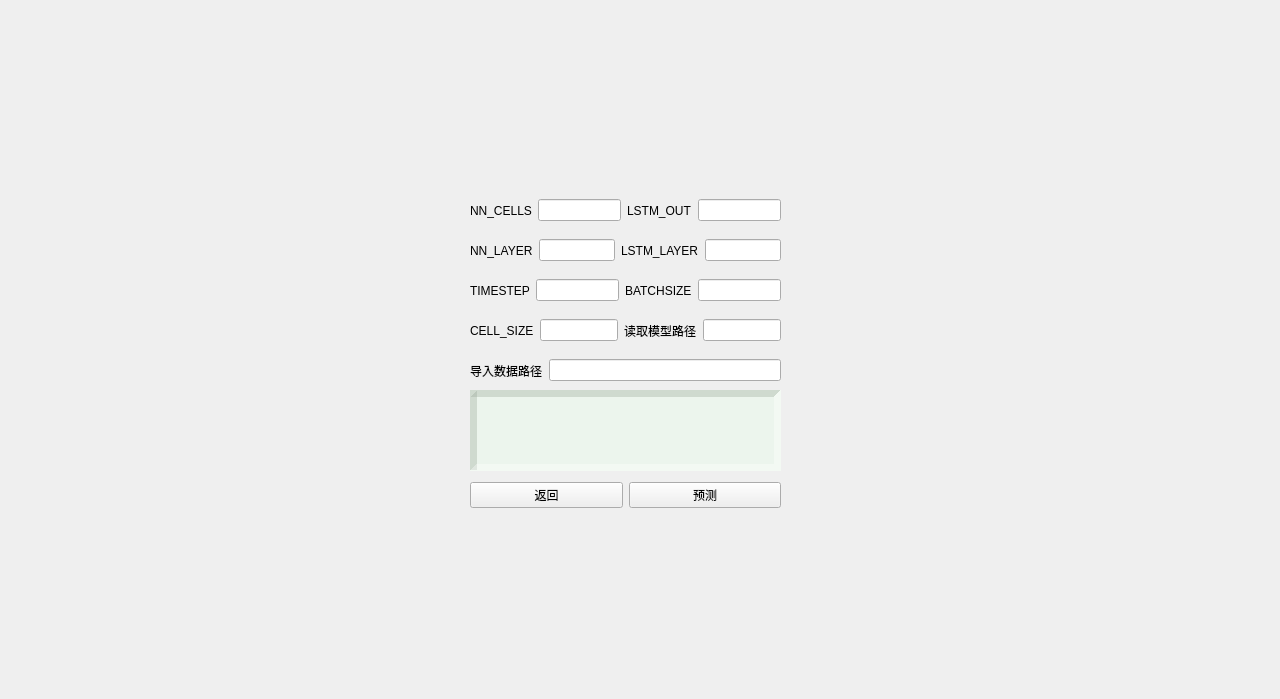
<?xml version="1.0" encoding="UTF-8"?>
<ui version="4.0">
 <class>Form</class>
 <widget class="QWidget" name="Form">
  <property name="geometry">
   <rect>
    <x>0</x>
    <y>0</y>
    <width>1280</width>
    <height>699</height>
   </rect>
  </property>
  <property name="windowTitle">
   <string>预测</string>
  </property>
  <widget class="QLabel" name="label_show">
   <property name="geometry">
    <rect>
     <x>470</x>
     <y>390</y>
     <width>311</width>
     <height>81</height>
    </rect>
   </property>
   <property name="styleSheet">
    <string notr="true">QLabel{
background-color:rgba(231, 255, 232, 92);
}</string>
   </property>
   <property name="frameShape">
    <enum>QFrame::Panel</enum>
   </property>
   <property name="frameShadow">
    <enum>QFrame::Sunken</enum>
   </property>
   <property name="lineWidth">
    <number>7</number>
   </property>
   <property name="text">
    <string/>
   </property>
  </widget>
  <widget class="QWidget" name="horizontalLayoutWidget">
   <property name="geometry">
    <rect>
     <x>470</x>
     <y>350</y>
     <width>311</width>
     <height>41</height>
    </rect>
   </property>
   <layout class="QHBoxLayout" name="horizontalLayout">
    <item>
     <widget class="QLabel" name="label_data">
      <property name="text">
       <string>导入数据路径</string>
      </property>
     </widget>
    </item>
    <item>
     <widget class="QLineEdit" name="lineEdit_datapath"/>
    </item>
   </layout>
  </widget>
  <widget class="QWidget" name="horizontalLayoutWidget_2">
   <property name="geometry">
    <rect>
     <x>470</x>
     <y>310</y>
     <width>311</width>
     <height>41</height>
    </rect>
   </property>
   <layout class="QHBoxLayout" name="horizontalLayout_2">
    <item>
     <widget class="QLabel" name="label_CELLSIZE">
      <property name="text">
       <string>CELL_SIZE</string>
      </property>
     </widget>
    </item>
    <item>
     <widget class="QLineEdit" name="lineEdit_cellsize"/>
    </item>
    <item>
     <widget class="QLabel" name="label_restore">
      <property name="text">
       <string>读取模型路径</string>
      </property>
     </widget>
    </item>
    <item>
     <widget class="QLineEdit" name="lineEdit_restorepath"/>
    </item>
   </layout>
  </widget>
  <widget class="QWidget" name="horizontalLayoutWidget_3">
   <property name="geometry">
    <rect>
     <x>470</x>
     <y>470</y>
     <width>311</width>
     <height>51</height>
    </rect>
   </property>
   <layout class="QHBoxLayout" name="horizontalLayout_3">
    <item>
     <widget class="QPushButton" name="pushButton_back">
      <property name="text">
       <string>返回</string>
      </property>
     </widget>
    </item>
    <item>
     <widget class="QPushButton" name="pushButton_pred">
      <property name="text">
       <string>预测</string>
      </property>
     </widget>
    </item>
   </layout>
  </widget>
  <widget class="QWidget" name="horizontalLayoutWidget_4">
   <property name="geometry">
    <rect>
     <x>470</x>
     <y>270</y>
     <width>311</width>
     <height>41</height>
    </rect>
   </property>
   <layout class="QHBoxLayout" name="horizontalLayout_4">
    <item>
     <widget class="QLabel" name="label_TIMESTEP">
      <property name="text">
       <string>TIMESTEP</string>
      </property>
     </widget>
    </item>
    <item>
     <widget class="QLineEdit" name="lineEdit_timestep"/>
    </item>
    <item>
     <widget class="QLabel" name="label_batch">
      <property name="text">
       <string>BATCHSIZE</string>
      </property>
     </widget>
    </item>
    <item>
     <widget class="QLineEdit" name="lineEdit_batch"/>
    </item>
   </layout>
  </widget>
  <widget class="QWidget" name="horizontalLayoutWidget_5">
   <property name="geometry">
    <rect>
     <x>470</x>
     <y>230</y>
     <width>311</width>
     <height>41</height>
    </rect>
   </property>
   <layout class="QHBoxLayout" name="horizontalLayout_5">
    <item>
     <widget class="QLabel" name="label_nn_layer">
      <property name="text">
       <string>NN_LAYER</string>
      </property>
     </widget>
    </item>
    <item>
     <widget class="QLineEdit" name="lineEdit_nn_layer">
      <property name="text">
       <string/>
      </property>
     </widget>
    </item>
    <item>
     <widget class="QLabel" name="label_lstmlayer">
      <property name="text">
       <string>LSTM_LAYER</string>
      </property>
     </widget>
    </item>
    <item>
     <widget class="QLineEdit" name="lineEdit_lstmlayer"/>
    </item>
   </layout>
  </widget>
  <widget class="QWidget" name="horizontalLayoutWidget_6">
   <property name="geometry">
    <rect>
     <x>470</x>
     <y>190</y>
     <width>311</width>
     <height>41</height>
    </rect>
   </property>
   <layout class="QHBoxLayout" name="horizontalLayout_6">
    <item>
     <widget class="QLabel" name="label_nn_cellsize">
      <property name="text">
       <string>NN_CELLS</string>
      </property>
     </widget>
    </item>
    <item>
     <widget class="QLineEdit" name="lineEdit_nn_cellsize">
      <property name="text">
       <string/>
      </property>
     </widget>
    </item>
    <item>
     <widget class="QLabel" name="label_lstmout">
      <property name="text">
       <string>LSTM_OUT</string>
      </property>
     </widget>
    </item>
    <item>
     <widget class="QLineEdit" name="lineEdit_lstmoutput"/>
    </item>
   </layout>
  </widget>
 </widget>
 <resources/>
 <connections/>
</ui>
